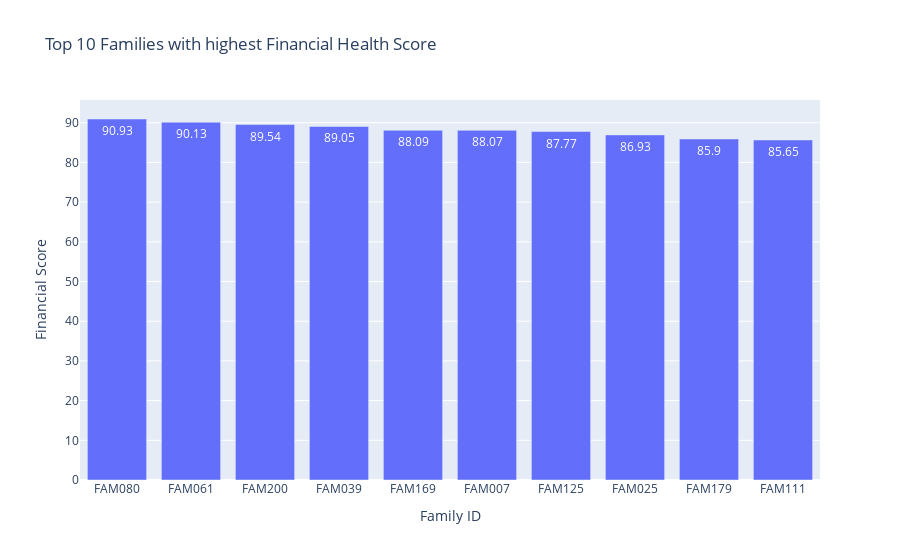
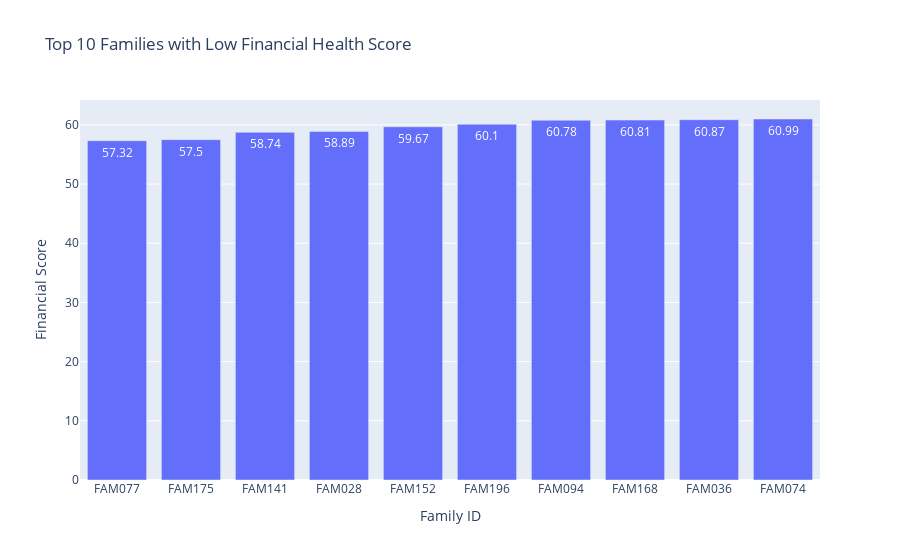

Notebook cell for these charts, in order:
### Markdown cell above
***Top spending categories are:***
1. Entertainment: 615,070.77k
2. Utilities: 609,251.87k
3. Groceries: 606,010.58k
   
***Discretionary spending (e.g., Entertainment) appears to consume a significant portion, potentially affecting financial health.***

### Code cell
# Family-wise financial scores
fig5 = px.bar(
    family_Financial_Score_df_highest,
    x='Family ID',
    y='Score',
    title='Top 10 Families with highest Financial Health Score',
    labels={'Score': 'Financial Score', 'Family ID': 'Family ID'},
    text_auto=True
)
fig5.show()
# Family-wise financial scores
fig6 = px.bar(
    family_Financial_Score_df_lowest,
    x='Family ID',
    y='Score',
    title='Top 10 Families with Low Financial Health Score',
    labels={'Score': 'Financial Score', 'Family ID': 'Family ID'},
    text_auto=True
)
fig6.show()

### Figure 1 — Plotly figure (JSON) as saved in the notebook; plotly's stock layout.template omitted (floating-point values rounded to 4 significant figures)
{"data": [{"alignmentgroup": "True", "hovertemplate": "Family ID=%{x}<br>Financial Score=%{y}<extra></extra>", "legendgroup": "", "marker": {"color": "#636efa", "pattern": {"shape": ""}}, "name": "", "offsetgroup": "", "orientation": "v", "showlegend": false, "textposition": "auto", "texttemplate": "%{y}", "type": "bar", "x": ["FAM080", "FAM061", "FAM200", "FAM039", "FAM169", "FAM007", "FAM125", "FAM025", "FAM179", "FAM111"], "xaxis": "x", "y": [90.93, 90.13, 89.54, 89.05, 88.09, 88.07, 87.77, 86.93, 85.9, 85.65], "yaxis": "y"}], "layout": {"barmode": "relative", "legend": {"tracegroupgap": 0}, "title": {"text": "Top 10 Families with highest Financial Health Score"}, "xaxis": {"anchor": "y", "domain": [0, 1], "title": {"text": "Family ID"}}, "yaxis": {"anchor": "x", "domain": [0, 1], "title": {"text": "Financial Score"}}}}

### Figure 2 — Plotly figure (JSON) as saved in the notebook; plotly's stock layout.template omitted (floating-point values rounded to 4 significant figures)
{"data": [{"alignmentgroup": "True", "hovertemplate": "Family ID=%{x}<br>Financial Score=%{y}<extra></extra>", "legendgroup": "", "marker": {"color": "#636efa", "pattern": {"shape": ""}}, "name": "", "offsetgroup": "", "orientation": "v", "showlegend": false, "textposition": "auto", "texttemplate": "%{y}", "type": "bar", "x": ["FAM077", "FAM175", "FAM141", "FAM028", "FAM152", "FAM196", "FAM094", "FAM168", "FAM036", "FAM074"], "xaxis": "x", "y": [57.32, 57.5, 58.74, 58.89, 59.67, 60.1, 60.78, 60.81, 60.87, 60.99], "yaxis": "y"}], "layout": {"barmode": "relative", "legend": {"tracegroupgap": 0}, "title": {"text": "Top 10 Families with Low Financial Health Score"}, "xaxis": {"anchor": "y", "domain": [0, 1], "title": {"text": "Family ID"}}, "yaxis": {"anchor": "x", "domain": [0, 1], "title": {"text": "Financial Score"}}}}
